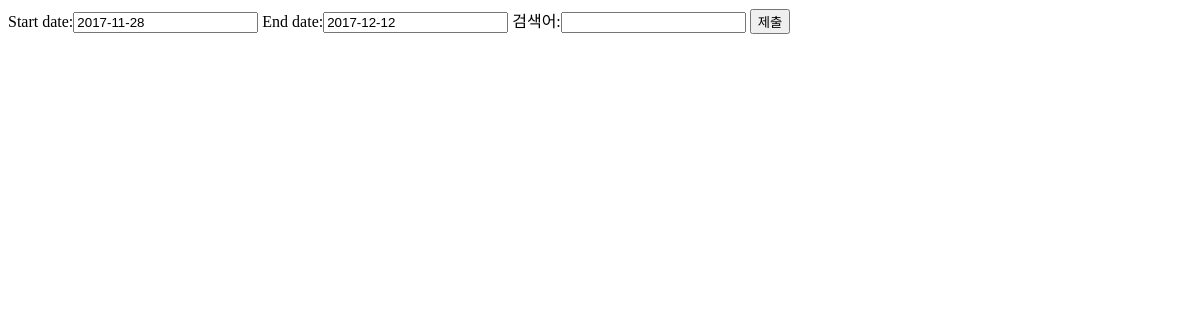
/buy/test/, run on an earlier commit of the app's database.
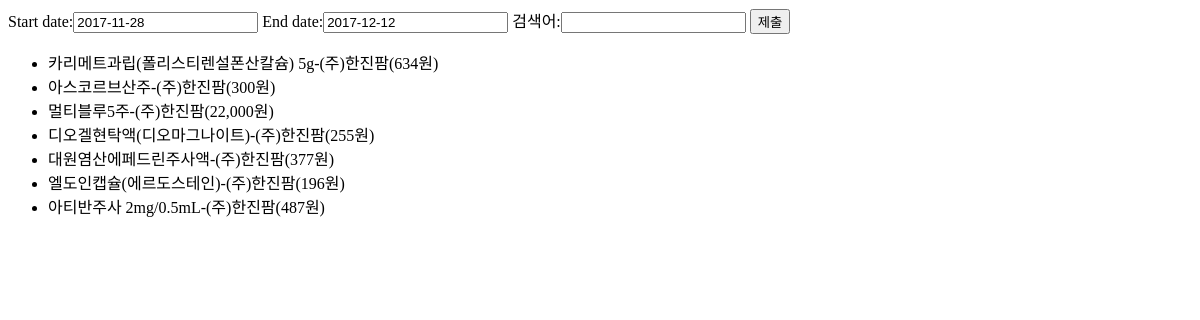
And on a later commit of the database.
### buy/models.py (models this page shows)
class BuyItem(models.Model):
    buy = models.ForeignKey(Buy, null=True, blank=True, on_delete=models.CASCADE)
    buyinfo = models.ForeignKey('product.BuyInfo', on_delete=models.PROTECT)
    amount = models.IntegerField('구매수량')
    comment = models.CharField('비고', max_length=50, blank=True)
    isend = models.BooleanField('구매종결', default=False)
    updated = models.DateTimeField(auto_now=True)
    created = models.DateTimeField(auto_now_add=True)
    class Meta:
        verbose_name = '구매품목'
        verbose_name_plural = '구매품목'
        unique_together = 'buy', 'buyinfo',
    def __str__(self):
        return str(self.buyinfo)

### product/models.py (models this page shows, shortened)
class BuyInfo(BuyInfoMixin, models.Model):
    slug = models.SlugField('구매코드', unique=True, blank=True)
    product = models.ForeignKey(Product, on_delete=models.CASCADE)
    market = models.ForeignKey(Market, on_delete=models.CASCADE)
    date = models.DateField('시작일자', blank=True, default=timezone.now)
    price = models.DecimalField('구매가격', max_digits=50, decimal_places=2)
    active = models.BooleanField('사용중', default=True)
    updated = models.DateTimeField(auto_now=True)
    created = models.DateTimeField(auto_now_add=True)
    class Meta:
        verbose_name = '구매정보'
        verbose_name_plural = '구매정보'
        ordering = '-created',
    def __str__(self):
        title = "{}-{}({:,.0f}원)".format(self.product.name, self.market.name, self.price)
        return title

class Product(models.Model):
    name = models.CharField('제품명', max_length=50, unique=True)
    code = models.CharField('제품코드', max_length=50, unique=True)
    company = models.CharField('판매사', max_length=50, blank=True)
    std_unit = models.CharField('제품규격', max_length=10, choices=zip(STD_UNITs, STD_UNITs))
    pkg_amount = models.IntegerField('포장수량', default=1)
    etc_class = models.CharField('기타구분', max_length=10, choices=zip(ETC_CLASS, ETC_CLASS), default='일반')
    updated = models.DateTimeField(auto_now=True)
    created = models.DateTimeField(auto_now_add=True)
    class Meta:
        verbose_name = '제품'
        verbose_name_plural = '제품'
        ordering = '-created',

class Market(models.Model):
    name = models.CharField('도매상명', max_length=50, unique=True)
    tel = models.CharField('전화', max_length=50, blank=True, null=True)
    fax = models.CharField('팩스', max_length=50, blank=True, null=True)
    email = models.EmailField('메일', blank=True, null=True)
    updated = models.DateTimeField(auto_now=True)
    created = models.DateTimeField(auto_now_add=True)
    class Meta:
        verbose_name = '도매상'
        verbose_name_plural = '도매상'

### buy/views.py (the view)
# urls.py: path('test/', TestView.as_view(), name='test'),
class TestView(ListView):
    model = BuyItem
    template_name = 'buy/test.html'
    def get_context_data(self, **kwargs):
        context = super(TestView, self).get_context_data(**kwargs)
        qf = QueryFilter(self.request)
        context['date_filter_form'] = qf.get_date_filter_form()
        context['search_filter_form'] = qf.get_search_filter_form()
        return context
    def get_queryset(self):
        qs = super(TestView, self).get_queryset()
        qf = QueryFilter(self.request, qs)
        qs = qf.filter_by_date('buy__date')
        qs = qf.filter_by_search(queryset=qs)
        return qs

### core/filter/forms.py
class DateFilterForm(forms.Form):
    start_date = forms.DateField(initial=START_DATE_INI)
    end_date = forms.DateField(initial=END_DATE_INI)

class SearchFilterForm(forms.Form):
    search = forms.CharField(label='검색어', required=False)

### core/filter/views.py (called while the page is built)
    def get_date_filter_form(self):
        Form = self.form_classes['date']
        return Form(self.request.GET or None)

    def get_search_filter_form(self):
        Form = self.form_classes['search']
        search_form = Form(self.request.GET or None)
        if search_form.is_valid():
            search = search_form.cleaned_data.get('search')
            self.request.session['search'] = search
        else:
            session_search = self.request.session.get('search')
            if session_search:
                search_form.fields['search'].initial = session_search
        return search_form

    def filter_by_date(self, date_field, queryset=None):
        date_form = self.get_date_filter_form()
        qs = queryset or self.queryset
        if not qs:
            return qs
        if date_form.is_valid():
            start_date = date_form.cleaned_data.get('start_date')
            end_date = date_form.cleaned_data.get('end_date')
        else:
            start_date = date_form.fields['start_date'].initial
            end_date = date_form.fields['end_date'].initial
        date_q = Q(**{'{}__range'.format(date_field): [start_date, end_date]})
        return qs.filter(date_q)

    def filter_by_search(self, app_name=None, queryset=None):
        search_form = self.get_search_filter_form()
        qs = queryset or self.queryset
        if not qs:
            return qs
        if search_form.is_valid():
            searches = search_form.cleaned_data.get('search')
            return filter_searches(qs, searches, app_name)
        return qs

### buy/templates/buy/test.html (shortened to what this page needs)
<!DOCTYPE html>
<html>
<head>
</head>
<body>
    <form method="get" action=".">
        {{ date_filter_form }}
        {{ search_filter_form }}
        <button type="submit">제출</button>
    </form>
    <ul>
        {% for object in object_list %}
        <li>{{ object }}</li>
        {% endfor %}
    </ul>
</body>
</html>

What changed in the data, as far as the page shows it:
added BuyItem: buyinfo.price "카리메트과립(폴리스티렌설폰산칼슘) 5g-(주)한진팜(634원)"
added BuyItem: buyinfo.price "아스코르브산주-(주)한진팜(300원)"
added BuyItem: buyinfo.price "멀티블루5주-(주)한진팜(22,000원)"
added BuyItem: buyinfo.price "디오겔현탁액(디오마그나이트)-(주)한진팜(255원)"
added BuyItem: buyinfo.price "대원염산에페드린주사액-(주)한진팜(377원)"
added BuyItem: buyinfo.price "엘도인캡슐(에르도스테인)-(주)한진팜(196원)"
added BuyItem: buyinfo.price "아티반주사 2mg/0.5mL-(주)한진팜(487원)"
